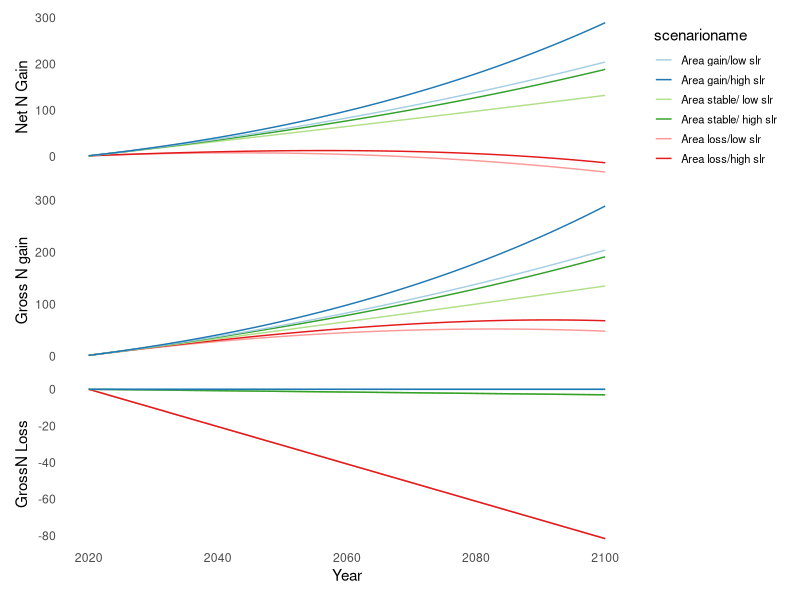
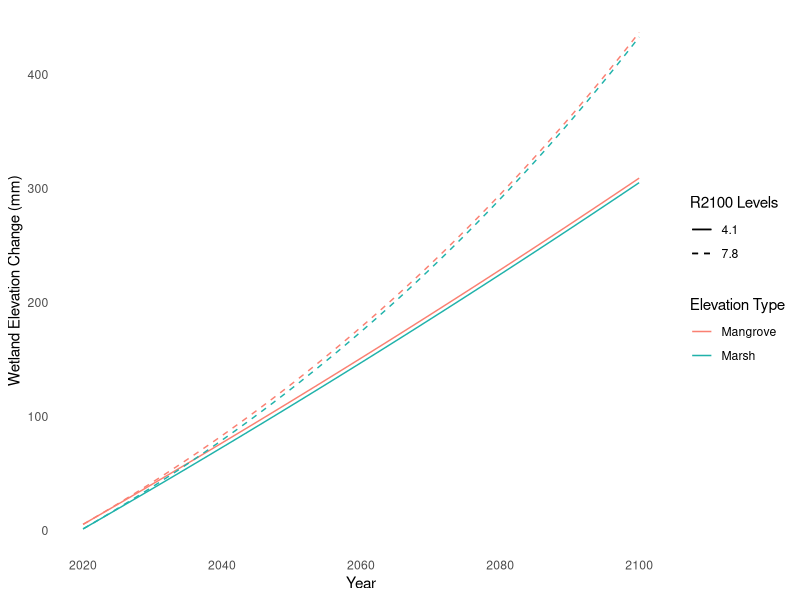
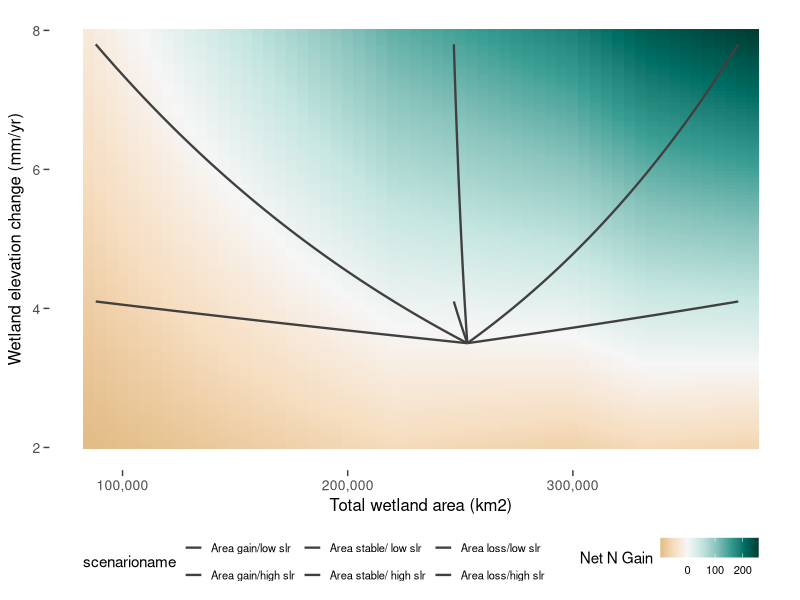

The R script that drew these images, in order:

library(dplyr)
library(ggplot2)
library(RColorBrewer)
library(patchwork)

# Define the sequence of years
years <- 2020:2100

# Create the data frame for each year
scenarios <- data.frame(
  scenario = rep(1:6, each = length(years)),
  scenarioname = rep(c('Area loss/low slr', 'Area loss/high slr', 'Area stable/ low slr', 
                       'Area stable/ high slr', 'Area gain/low slr', 'Area gain/high slr'), 
                     each = length(years)),
  R2020 = 3.5,
  R2100 = rep(c(4.1, 7.8, 4.1, 7.8, 4.1, 7.8), each = length(years)),
  A2020marsh = 52880,
  A2020mangrove = 200239,
  year = rep(years, times = 6)
)

# Calculate the exponential function (k) for each SLR scenario
scenarios$k <- log(scenarios$R2100 / scenarios$R2020) / 80

# Calculate the relative sea level rise (rSLR) for each year: rSLR = SLR2020 * e^(k*(year-2020))
scenarios$rSLR <- scenarios$R2020 * exp(scenarios$k * (scenarios$year - 2020))

# Calculate A2100marsh and A2100mangrove for high loss scenarios 1 and 2
scenarios$A2100marsh[scenarios$scenario %in% c(1, 2)] <- scenarios$A2020marsh[scenarios$scenario %in% c(1, 2)] - 20623
scenarios$A2100mangrove[scenarios$scenario %in% c(1, 2)] <- scenarios$A2020mangrove[scenarios$scenario %in% c(1, 2)] - 144412

# Calculate A2100marsh and A2100mangrove for low loss scenarios 3 and 4
scenarios$A2100marsh[scenarios$scenario %in% c(3, 4)] <- scenarios$A2020marsh[scenarios$scenario %in% c(3,4)] -1568
scenarios$A2100mangrove[scenarios$scenario %in% c(3, 4)] <- scenarios$A2020mangrove[scenarios$scenario %in% c(3,4)] -4421

# Calculate A2100marsh and A2100mangrove for high gain scenarios 5 and 6
scenarios$A2100marsh[scenarios$scenario %in% c(5, 6)] <- scenarios$A2020marsh[scenarios$scenario %in% c(5, 6)] + 20905
scenarios$A2100mangrove[scenarios$scenario %in% c(5, 6)] <- scenarios$A2020mangrove[scenarios$scenario %in% c(5, 6)] + 99434

# Calculate Areas for each year
scenarios$Amarsh <- (scenarios$A2100marsh - scenarios$A2020marsh) * (scenarios$year - 2020) / 80 + scenarios$A2020marsh
scenarios$Amangrove <- (scenarios$A2100mangrove - scenarios$A2020mangrove) * (scenarios$year - 2020) / 80 + scenarios$A2020mangrove
scenarios$Atotal <- scenarios$Amarsh + scenarios$Amangrove

# Calculate the cumulative sum of rSLR within each scenario
scenarios <- scenarios %>%
 group_by(scenario) %>%
  mutate(SL = cumsum(rSLR)) %>%
  ungroup()

# wetland elevation gain, marsh maximal gain is 5 mm yr-1, mangrove max = 7.8, if rSLR > than the max, wetland elevation gain = 0
# 9-13-24 OK I set it back to just keep up with all SLR
scenarios <- scenarios %>%
  mutate(marshgain = rSLR,  #ifelse(rSLR > 5, 0, rSLR),
         mangrovegain = rSLR) #ifelse(rSLR > 7.8, 0, rSLR))

# Calculate the cumulative sum of marsh and mangrove elevation within each scenario
scenarios <- scenarios %>%
  group_by(scenario) %>%
  mutate(marshelev = cumsum(marshgain), mangroveelev = cumsum(mangrovegain)) %>%
  ungroup()

# Calculate N gain using Ndensity for marsh and mangrove = 1.78 and 1.63 mg N cm-3
scenarios$Ngainmarsh <- ((scenarios$Amarsh) * (scenarios$marshelev/10) * (1.78/1000) *10^10)/10^12
scenarios$Ngainmangrove <- ((scenarios$Amangrove) * (scenarios$mangroveelev/10) * (1.78/1000) * 10^10)/10^12
scenarios$Ngaintotal <- scenarios$Ngainmarsh + scenarios$Ngainmangrove

# Calculate N loss using Ndensity for marsh, mangrove = 1.78 and 1.63 mg N cm-3, assuming 30 cm of erosive loss from area that is lost
scenarios$Nlossmarsh <- ifelse(   
  scenarios$Amarsh < scenarios$A2020marsh,
  (scenarios$Amarsh - scenarios$A2020marsh) * 30 * (1.78 / 1000) * 10^10 / 10^12,
  0)
scenarios$Nlossmangrove <- ifelse(
  scenarios$Amangrove < scenarios$A2020mangrove,
  (scenarios$Amangrove - scenarios$A2020mangrove) * 30 * (1.63 / 1000) * 10^10 / 10^12,
  0
)
scenarios$Nlosstotal <- scenarios$Nlossmarsh + scenarios$Nlossmangrove

# Calculate net N change
scenarios$netNmarsh <- scenarios$Ngainmarsh + scenarios$Nlossmarsh
scenarios$netNmangrove <- scenarios$Ngainmangrove + scenarios$Nlossmangrove
scenarios$netNtotal <- scenarios$netNmarsh + scenarios$netNmangrove

# Reorder the levels of scenarioname without duplication
scenarios$scenarioname <- factor(scenarios$scenarioname, levels = c('Area gain/low slr', 'Area gain/high slr', 'Area stable/ low slr', 
                                                                    'Area stable/ high slr', 'Area loss/low slr', 'Area loss/high slr'))

# Define plot colors
plot_colors <- brewer.pal(6, "Paired")


# Create a common legend theme
legend_theme <- theme(
  legend.position = "right",
  legend.box = "vertical",
  legend.text = element_text(size = 8),
  legend.key.size = unit(0.5, 'cm'),      # Size of legend keys
  legend.spacing.x = unit(0.5, 'cm'),    # Horizontal spacing between legend items
  legend.spacing.y = unit(0.2, 'cm')     # Vertical spacing between legend items
)

# Plot net N over time
plot_netN <- ggplot(scenarios, aes(x = year, y = netNtotal, color = scenarioname, group = scenario)) +
  geom_line() +
  scale_color_manual(values = plot_colors) +
  labs(title = NULL, x = "Year", y = "Net N Gain") +
  theme_minimal() +
  theme(axis.title.x = element_blank(), axis.text.x = element_blank(), panel.grid.major = element_blank(),   # Remove major gridlines
        panel.grid.minor = element_blank()) +
  legend_theme

# Plot gross N gain over time
plot_Ngain <- ggplot(scenarios, aes(x = year, y = Ngaintotal, color = scenarioname, group = scenario)) +
  geom_line(show.legend = FALSE) +
  scale_color_manual(values = plot_colors) +
  labs(title = NULL, x = "Year", y = "Gross N gain") +
  theme_minimal() +
  theme(axis.title.x = element_blank(), axis.text.x = element_blank(),panel.grid.major = element_blank(),   # Remove major gridlines
        panel.grid.minor = element_blank()) +
  legend_theme

# Plot N loss over time
plot_Nloss <- ggplot(scenarios, aes(x = year, y = Nlosstotal, color = scenarioname, group = scenario)) +
  geom_line(show.legend = FALSE) +
  scale_color_manual(values = plot_colors) +
  labs(title = NULL, x = "Year", y = "GrossN Loss") +
  theme_minimal() +
  theme(panel.grid.major = element_blank(),   # Remove major gridlines
        panel.grid.minor = element_blank()) +
  legend_theme

# Combine the plots into a vertical layout
N_by_year <- plot_netN / plot_Ngain / plot_Nloss 

# Display the combined plot
print(N_by_year)

###########################################################
#Plot  elevation by area change

# Combined plot: Overlay mangrove and marsh elevation for each R2100 level
plot_combined_elev_year <- ggplot(scenarios) +
  
  # Line for mangrove elevation at each R2100 level
  geom_line(aes(x = year, y = mangroveelev + 2, 
                color = "Mangrove", 
                linetype = as.factor(R2100), 
                group = interaction(R2100, "Mangrove"))) +
  
  # Line for marsh elevation at each R2100 level
  geom_line(aes(x = year, y = marshelev - 2, 
                color = "Marsh", 
                linetype = as.factor(R2100), 
                group = interaction(R2100, "Marsh"))) +
  
  # Define colors for mangrove vs marsh
  scale_color_manual(values = c("Mangrove" = "salmon", "Marsh" = "lightseagreen")) +
  
  # Different linetypes for R2100 levels
  scale_linetype_manual(values = c("solid", "dashed", "dotted", "dotdash", "longdash")) +
  
  labs(title = NULL, x = "Year", y = "Wetland Elevation Change (mm)") +
  
  # Minimal theme and remove gridlines
  theme_minimal() +
  theme(
    panel.grid.major = element_blank(),   # Remove major gridlines
    panel.grid.minor = element_blank(),   # Remove minor gridlines
    legend.position = "right"
  ) +
  
  # Customize legends for both color (mangrove vs marsh) and linetype (R2100 levels)
  guides(
    color = guide_legend(title = "Elevation Type"),
    linetype = guide_legend(title = "R2100 Levels")
  )

# Print the combined plot
print(plot_combined_elev_year)



#Contour
####################################################################
# Create a grid of values for the background contour representing net N gain
# 9-5-2024

rSLR_values <- seq(2, 8, by = .05)  # SL increments of 0.1 for smoothness
Amarsh_values <- seq(min(20000), max(100000), by = 5000)  # Amarsh increments of 5000 for better resolution
Amangrove_values <- seq(min(65000), max(280000), by = 5000)  # Amangrove increments of 5000 for better resolution

contour_grid <- expand.grid(

  rSLR = rSLR_values,
  Amarsh = Amarsh_values,
  Amangrove = Amangrove_values
)

# Calculate SL based on rSLR at 2100
contour_grid$SL <- contour_grid$rSLR*78.8-250 #+ 256

# Calculate Atotal
contour_grid$Atotal <- contour_grid$Amarsh + contour_grid$Amangrove

# Calculate N gain for the contour scenario
contour_grid$Ngainmarsh <- ((contour_grid$Amarsh) * (contour_grid$SL/10) * (1.78/1000) * 10^10) / 10^12
contour_grid$Ngainmangrove <- ((contour_grid$Amangrove) * (contour_grid$SL/10) * (1.78/1000) * 10^10) / 10^12
contour_grid$Ngaintotal <- contour_grid$Ngainmarsh + contour_grid$Ngainmangrove

# Calculate N loss for the contour scenario
contour_grid$Nlossmarsh <- ifelse(   
  contour_grid$Amarsh < min(scenarios$A2020marsh),
  (contour_grid$Amarsh - min(scenarios$A2020marsh)) * 30 * (1.78 / 1000) * 10^10 / 10^12,
  0)
contour_grid$Nlossmangrove <- ifelse(
  contour_grid$Amangrove < min(scenarios$A2020mangrove),
  (contour_grid$Amangrove - min(scenarios$A2020mangrove)) * 30 * (1.63 / 1000) * 10^10 / 10^12,
  0
)
contour_grid$Nlosstotal <- contour_grid$Nlossmarsh + contour_grid$Nlossmangrove

# Calculate net N change for the contour scenario
contour_grid$netNmarsh <- contour_grid$Ngainmarsh + contour_grid$Nlossmarsh
contour_grid$netNmangrove <- contour_grid$Ngainmangrove + contour_grid$Nlossmangrove
contour_grid$netNtotal <- contour_grid$netNmarsh + contour_grid$netNmangrove

############################### Scenario plot
###############################

library(ggplot2)
library(scales)
library(tibble)
library(colorspace)


plot_elev_area <- ggplot() +
  
  # Smoothed background with continuous fill
  geom_tile(data = contour_grid, aes(x = Atotal, y = rSLR, fill = netNtotal)) + 
  scale_fill_continuous_divergingx(palette = 'BrBg') + 
  
 # scale_fill_gradient2(name=waiver(), low = "red", mid="white", high = "blue", space = "Lab", na.value = "grey50", guide = "colourbar", aesthetics = "fill") +
   #scale_fill_gradientn(colours=terrain.colors(100))+
  
  # Black lines for each scenario
  geom_line(data = scenarios, aes(x = Atotal, y = rSLR, linetype = scenarioname, group = scenario), 
            color = "gray25", size=0.8) +
  
  # Format x-axis with tick marks and comma-separated labels
  scale_x_continuous(name = "Total wetland area (km2)", labels = comma) +
  
  # Define different dash types for scenarios
  scale_linetype_manual(values = c("solid", "solid", "solid", "solid", "solid", "solid")) +
  
  # Customize labels
  labs(title = NULL, y = expression("Wetland elevation change (mm/yr)")) +
  
  # Adjust the theme
  theme_minimal() +
  theme(
    panel.grid = element_blank(),
    panel.grid.major = element_blank(),  # Remove major gridlines
    panel.grid.minor = element_blank(),  # Remove minor gridlines
    axis.ticks = element_line(color = "gray25"),  # Set ticks color
    axis.ticks.length = unit(0.15, 'cm'),  # Set tick length
panel.border=element_blank(),
     axis.text= element_text(size = 10),
    axis.title = element_text(size = 12),
    axis.ticks.x = element_line(size = 0.5),  # Customize X-axis ticks
    axis.ticks.y = element_line(size = 0.5),  # Customize Y-axis ticks
    legend.position = "bottom",  # Position legend to the right
    legend.box = "horizontal", 
    legend.text = element_text(size = 8),
    legend.key.size = unit(0.5, 'cm'),
    legend.spacing.x = unit(0.5, 'cm'),
    legend.spacing.y = unit(0.2, 'cm')
  ) +
  
  # Add a colorbar legend for the fill
  guides(fill = guide_colorbar(title = "Net N Gain"))

# Plot
print(plot_elev_area)

##hcl_palettes(type = "diverging")

########################################


# Specify the folder for saving the recategorized data
Scenarios <- "Scenarios"

# Create the output folder if it doesn't exist
if (!dir.exists(Scenarios)) dir.create(Scenarios)

# Write the recategorized data frame to a new CSV file in the "Recategorized" folder
Scenarios <- file.path(Scenarios, "scenarios.csv")
write.csv(scenarios, Scenarios, row.names = FALSE)
